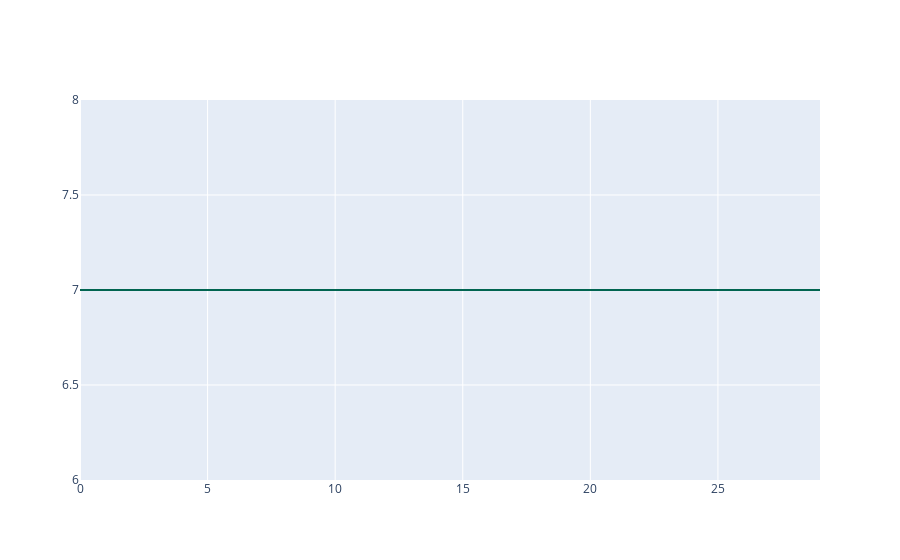

Notebook code for this chart:
### Code cell
fig = go.Figure([
    go.Scatter(
        x=news_plot['views']['x'],
        y=news_plot['views']['y'],
        line=dict(color='rgb(0,100,80)'),
        mode='lines'
    ),
])
fig.show()

### Figure 1 — Plotly figure (JSON) as saved in the notebook; plotly's stock layout.template omitted (floating-point values rounded to 4 significant figures)
{"data": [{"line": {"color": "rgb(0,100,80)"}, "mode": "lines", "type": "scatter", "x": [0, 1, 2, 3, 4, 5, 6, 7, 8, 9, 10, 11, 12, 13, 14, 15, 16, 17, 18, 19, 20, 21, 22, 23, 24, 25, 26, 27, 28, 29], "y": [7, 7, 7, 7, 7, 7, 7, 7, 7, 7, 7, 7, 7, 7, 7, 7, 7, 7, 7, 7, 7, 7, 7, 7, 7, 7, 7, 7, 7, 7]}], "layout": {}}
